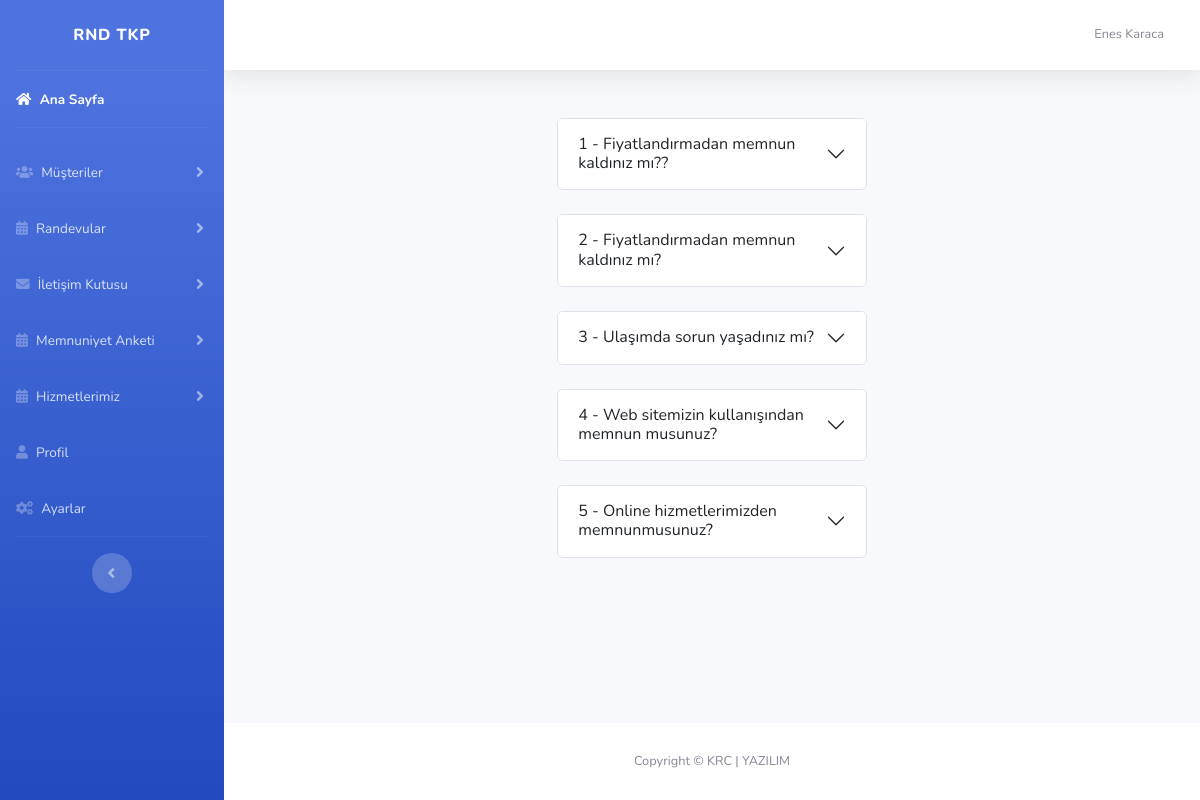
Screenshot of /yönetimpanel/anketcevapları.php (signed in) with the database file from the repository.
### tables this page shows
CREATE TABLE `sorular` (
  `soru_id` int(11) NOT NULL,
  `soru` varchar(50) NOT NULL
);

### yönetimpanel/anketcevapları.php (the view, shortened to what this page needs)
<?php require_once 'header.php';
$sorucek=$db->prepare('SELECT * FROM sorular ');
$sorucek->execute();
$sorular=$sorucek->fetchAll(PDO::FETCH_ASSOC);
$sorusayisi=$sorucek->rowcount();
?>
<div class="row">
        <div class="col-md-4"></div>
        <div class="col-md-4">
            <?php if($sorusayisi > 0){
                $numaralandirma=0;
                foreach($sorular as $soru ){
                    $numaralandirma++;
                 ?>
            <div class="accordion" id="accordionExample">
  <div class="accordion-item mt-4">
    <h2 class="accordion-header">
      <button class="accordion-button collapsed" type="button" data-bs-toggle="collapse" data-bs-target="#a<?php echo $numaralandirma; ?>" aria-expanded="false" aria-controls="collapseThree">
        <?php echo $numaralandirma." - ".$soru['soru']; ?>
      </button>
    </h2>
  </div>
</div>
<?php   }
 }else{
     echo '<div class="alert alert-danger">Görüntülenecek soru bulunamadı. </div>';
} ?>
        </div>
        <div class="col-md-4"></div>
    </div>
<?php require_once 'footer.php'; ?>

### rows the page displays
sorular: soru "Fiyatlandırmadan memnun kaldınız mı??"
sorular: soru "Fiyatlandırmadan memnun kaldınız mı?"
sorular: soru "Ulaşımda sorun yaşadınız mı?"
sorular: soru "Web sitemizin kullanışından memnun musunuz?"
sorular: soru "Online hizmetlerimizden memnunmusunuz?"

### other values shown
$_SESSION['kul_isim'] "Enes Karaca"
